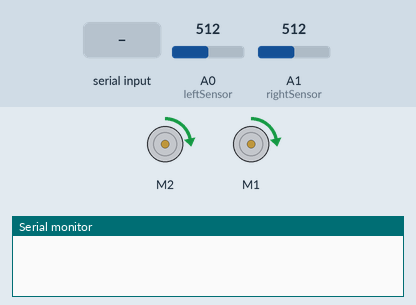
A sketch run on a simulated Arduino Uno, built with avr-gcc and run on an emulated ATmega328P. On the bench: 2 × DC motor (green arrow = forward, orange = backward, longer = faster), the last lines printed to the serial monitor. Inputs (shaded band) come from the test bench; at power-on: A0 (leftSensor) = 512, A1 (rightSensor) = 512.

Above: at 1.2 s.
1.3 s: "+" received over Serial
At 1.8 s:
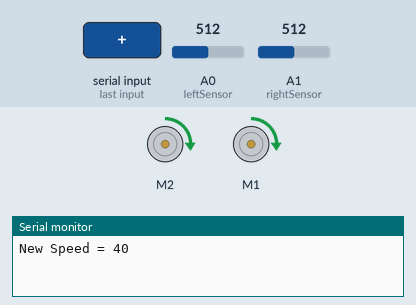
2.8 s: A0 (leftSensor) set to 716
At 4.0 s:
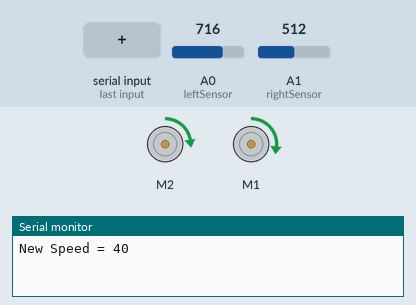
4.3 s: A1 (rightSensor) set to 900
At 5.3 s:
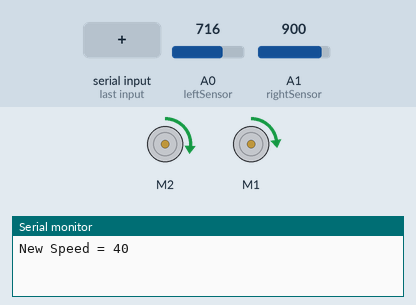
5.8 s: A0 (leftSensor) set to 306
At 6.4 s:
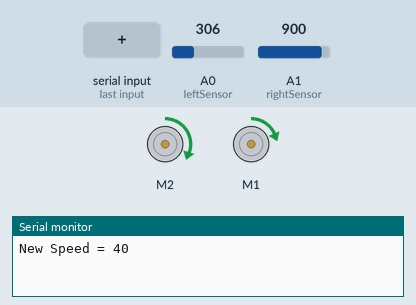
7.3 s: "u" received over Serial
At 7.6 s:
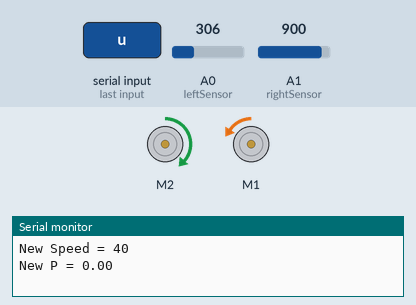
8.8 s: A1 (rightSensor) set to 0
At 9.9 s:
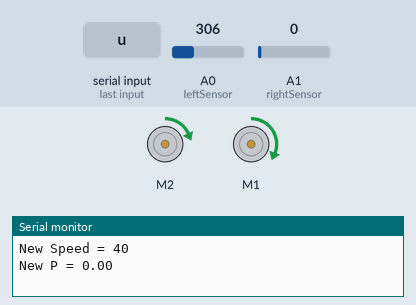
Timing chart, 0 to 11.3 s (numbered marks = the images above; inputs shaded):
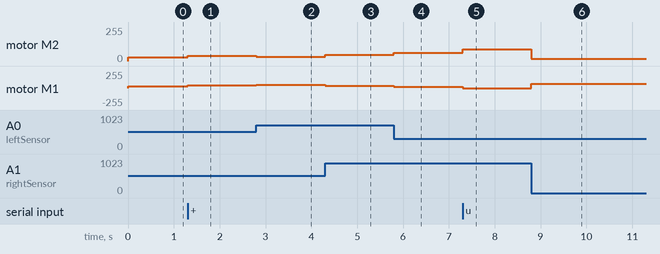

Measured:
- after the input at 1.3 s, motor M2, motor M1: forward 30/255 → forward 40/255 at once
- after the input at 2.8 s, motor M2: forward 40/255 → forward 32/255 at once; motor M1: forward 40/255 → forward 48/255 at once
- after the input at 4.3 s, motor M2: forward 32/255 → forward 47/255 at once; motor M1: forward 48/255 → forward 33/255 at once
- after the input at 5.8 s, motor M2: forward 47/255 → forward 63/255 at once; motor M1: forward 33/255 → forward 17/255 at once
- after the input at 7.3 s, motor M2: forward 63/255 → forward 87/255 at once; motor M1: forward 17/255 → backward 7/255 at once
- after the input at 8.8 s, motor M2: forward 87/255 → forward 16/255 at once; motor M1: backward 7/255 → forward 64/255 at once

The sketch:

pie3_motortest.ino
```cpp
#include <Wire.h>
#include <Adafruit_MotorShield.h>
#include "utility/Adafruit_MS_PWMServoDriver.h"

Adafruit_MotorShield AFMS = Adafruit_MotorShield();
Adafruit_DCMotor *leftMotor = AFMS.getMotor(2);
Adafruit_DCMotor *rightMotor = AFMS.getMotor(1);

//Inititalize Input Pins:
int leftSensor = A0;
int rightSensor = A1;

String inputString = "";         // a String to hold incoming data
bool stringComplete = false;  // whether the string is complete

//Set Initial Constants:
int  fSpeed = 30; //forward speed motors are run at when driving straight
int calibrationDifference = -32; //Manually set calibration factor that accounts for the resting difference between the incoming value of the two sensors
float turnFactor = 0.001; //Contant to determine feedback sensitivity of turning based on sensor input. Higher means more sensitive/turns more

//Function to drive the motors
void drive(int lMotor, int rMotor){
  leftMotor->setSpeed(abs(lMotor));
  rightMotor->setSpeed(abs(rMotor));
  if(lMotor >= 0){
    leftMotor->run(FORWARD);
  } else {
    leftMotor->run(BACKWARD);
  }
  if(rMotor >= 0){
    rightMotor->run(FORWARD);
  } else {
    rightMotor->run(BACKWARD);
  }
}


void setup() {
  // put your setup code here, to run once:

  int leftCal = analogRead(leftSensor);
  int rightCal = analogRead(rightSensor);
  calibrationDifference = leftCal-rightCal;

  AFMS.begin();
  Serial.begin(9600);
//  while (!Serial) {
//    ; // wait for serial port to connect. Needed for native USB port only
//  }
// inputString.reserve(200); // reserve 200 bytes = 200 characters for the input string

}


void loop() {

  // put your main code here, to run repeatedly:


  //Serial Port Controls:
  uint8_t incoming;
  incoming = Serial.read();

// Change the Speed
  if (incoming == '+'){
    fSpeed = fSpeed + 10;
    Serial.print("New Speed = ");
    Serial.println(fSpeed);
  }

   if (incoming == '-'){
    fSpeed = fSpeed - 10;
    Serial.print("New Speed = ");
    Serial.println(fSpeed);
   }

// Change the Turn Factor
 if (incoming == 'u'){
    turnFactor = turnFactor + 0.001;
    Serial.print("New P = ");
    Serial.println(turnFactor);
  }

  if (incoming == 'd'){
    turnFactor = turnFactor - 0.001;
    Serial.print("New P = ");
    Serial.println(turnFactor);
  }

//Read Both Sensor Values and Find Differnce
  int ls = analogRead(leftSensor);
  int rs = analogRead(rightSensor);
  int diff = (ls-rs-calibrationDifference); //calibrated diffence will be how much ls is bigger than rs when both seeing the same terrain
//Calculate turn speed based on total speed and differnece between sensor values and sensitivity to change
  int turnSpeed = diff*fSpeed*turnFactor;

//Drive based on calculated Turn Speed:
  drive(fSpeed-turnSpeed, fSpeed+turnSpeed);

 //Serial.print("driving");
 // Serial.print(forwardSpeed-turnSpeed);
 //Serial.println(forwardSpeed+turnSpeed);
}
```
